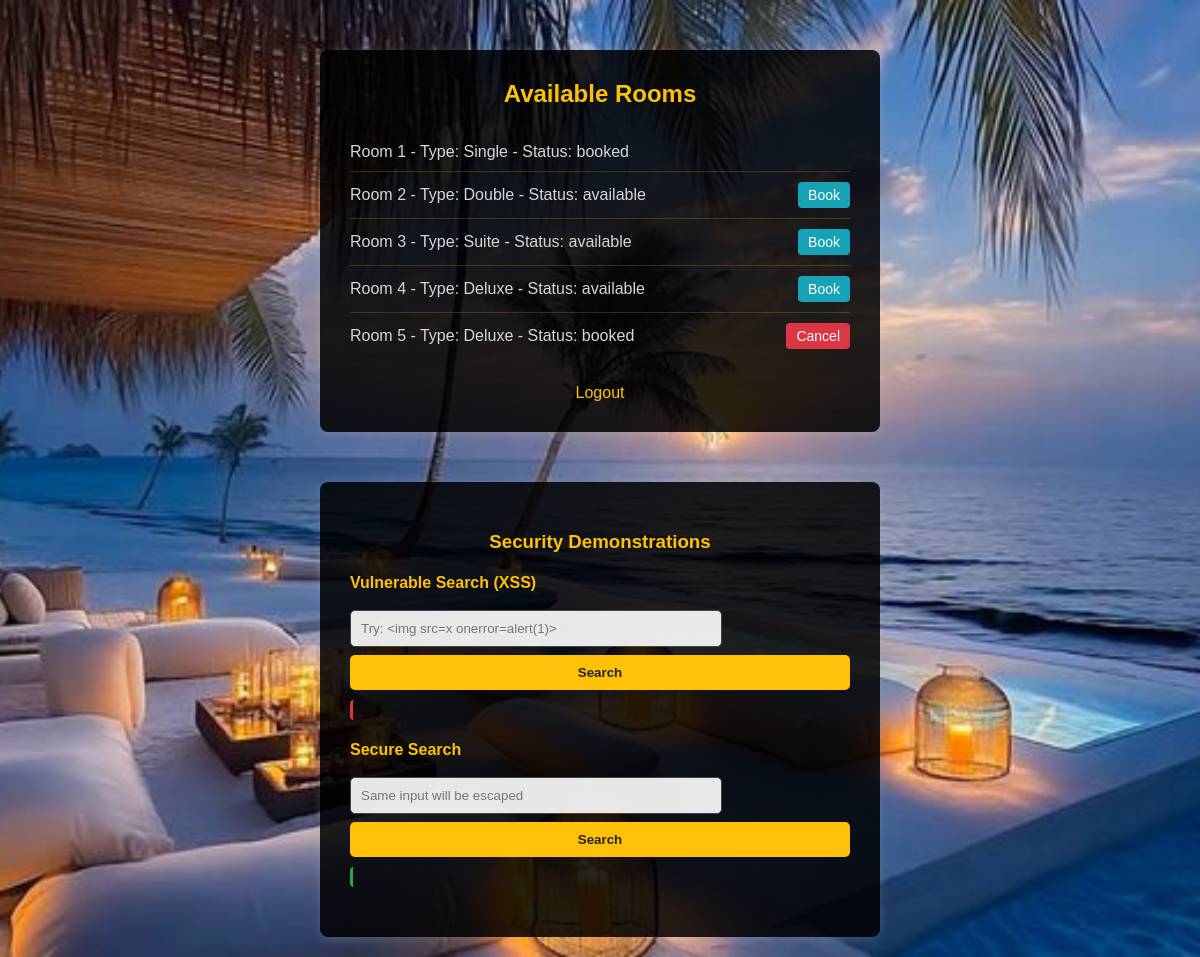
/dashboard (signed in), run on the app's committed database.
### tables this page shows
CREATE TABLE rooms (
        id INTEGER PRIMARY KEY,
        type TEXT,
        status TEXT);

### app.py (the view)
@app.route('/dashboard')
def dashboard():
    if 'user_id' not in session:
        return redirect(url_for('login'))
    con = sqlite3.connect('hotel.db')
    cur = con.cursor()
    cur.execute("SELECT * FROM rooms")
    rooms = cur.fetchall()
    cur.execute("SELECT room_id FROM bookings WHERE user_id=?", (session['user_id'],))
    user_booked = [row[0] for row in cur.fetchall()]
    con.close()
    return render_template('dashboard.html', rooms=rooms, user_booked_room_ids=user_booked)

### templates/dashboard.html (shortened to what this page needs)
<!DOCTYPE html>
<html>
<head>
    <link rel="stylesheet" href="{{ url_for('static', filename='style.css') }}">
</head>
<body>
<div class="container">
    <h2 style="color: #ffc107; text-align: center;">Available Rooms</h2>
    <div class="room-listing">
        {% for room in rooms %}
        <div class="room-item">
            <span>Room {{ room[0] }} - Type: {{ room[1] }} - Status: {{ room[2] }}</span>
            {% if room[2] == 'available' %}
                <form method="GET" action="/book/{{ room[0] }}" style="display:inline;">
                    <button type="submit" class="book-btn">Book</button>
                </form>
            {% elif room[2] == 'booked' and room[0] in user_booked_room_ids %}
                <form method="POST" action="/unbook" style="display:inline;">
                    <button type="submit" class="cancel-btn">Cancel</button>
                </form>
            {% endif %}
        </div>
        {% endfor %}
    </div>
    <div class="nav-links">
        <a href="/logout">Logout</a>
    </div>
</div>
<div class="demo-section">
    <h3 style="color: #ffc107; text-align: center;">Security Demonstrations</h3>
    <div class="search-box">
        <h4>Vulnerable Search (XSS)</h4>
        <form onsubmit="handleInsecureSearch(event)">
            <input type="text" id="insecureQuery" class="search-input"
                   placeholder="Try: &lt;img src=x onerror=alert(1)&gt;">
            <input type="submit" value="Search" class="search-btn">
        </form>
        <div id="insecureResults"></div>
    </div>
    <div class="search-box">
        <h4>Secure Search</h4>
        <form onsubmit="handleSecureSearch(event)">
            <input type="text" id="secureQuery" class="search-input"
                   placeholder="Same input will be escaped">
            <input type="submit" value="Search" class="search-btn">
        </form>
        <div id="secureResults"></div>
    </div>
</div>
</body>
</html>

### static/style.css (style rules this page uses)
.container { max-width: 600px; margin: 50px auto; background: rgba(1, 1, 1, 0.85); padding: 30px; border-radius: 8px; box-shadow: 0 2px 10px rgba(0,0,0,0.3); }
h1, h2 { text-align: center; color: #ffc107; margin-top: 0; }
.room-listing { margin: 25px 0; }
.room-item { display: flex; justify-content: space-between; align-items: center; padding: 12px 0; border-bottom: 1px solid rgba(255, 193, 7, 0.2); }
.room-item:last-child { border-bottom: none; }
.book-btn { background-color: #17a2b8; color: white; border: none; padding: 6px 12px; border-radius: 4px; font-size: 14px; cursor: pointer; transition: background 0.3s; margin-left: 15px; }
form { display: flex; flex-direction: column; }
input[type="text"] { margin: 8px 0; padding: 10px; border-radius: 5px; border: 1px solid #444; background: rgba(255, 255, 255, 0.9); color: #333; }
input[type="submit"] { background-color: #ffc107; color: #222; border: none; padding: 10px; border-radius: 5px; cursor: pointer; font-weight: bold; transition: background 0.3s; }

### data on the page
rooms: id "1", type "Single", status "booked"
rooms: id "2", type "Double", status "available"
rooms: id "3", type "Suite", status "available"
rooms: id "4", type "Deluxe", status "available"
rooms: id "5", type "Deluxe", status "booked"
